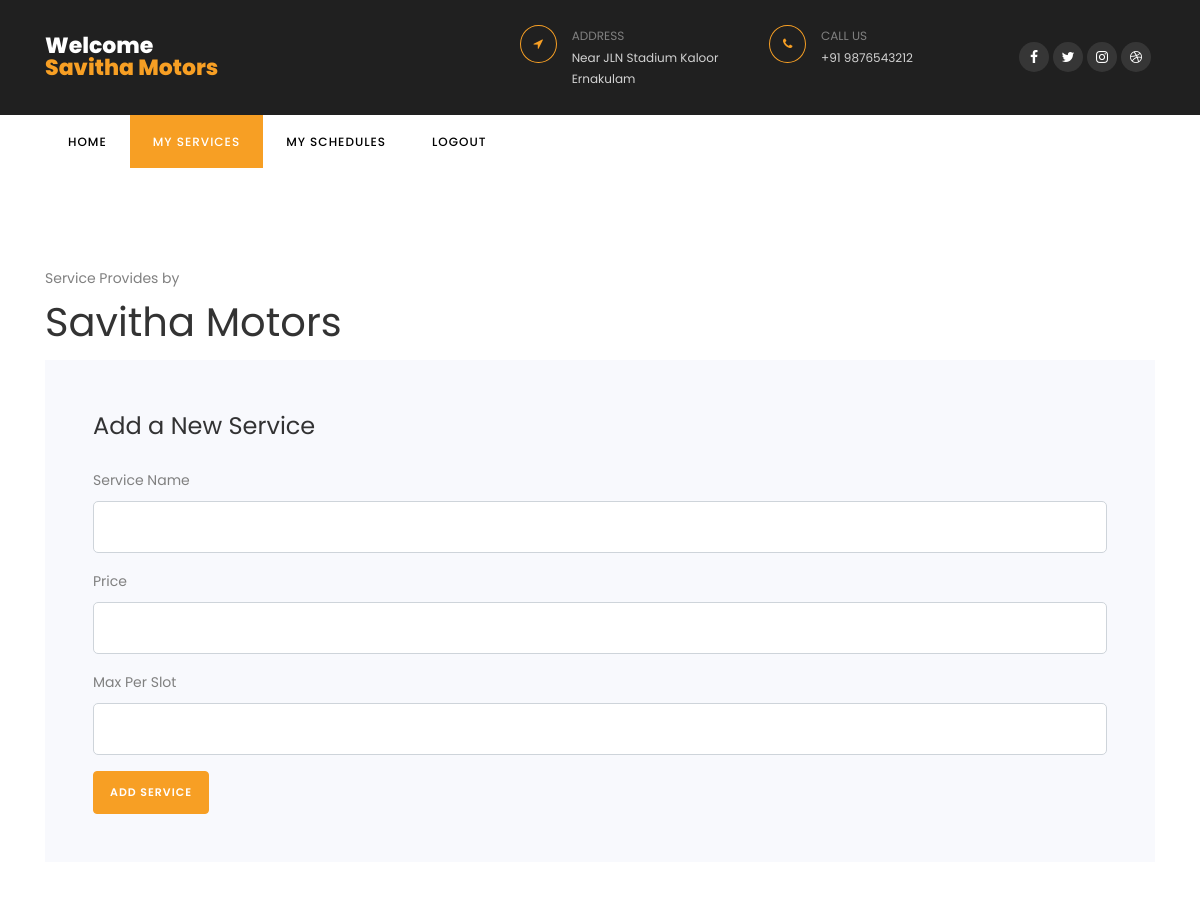
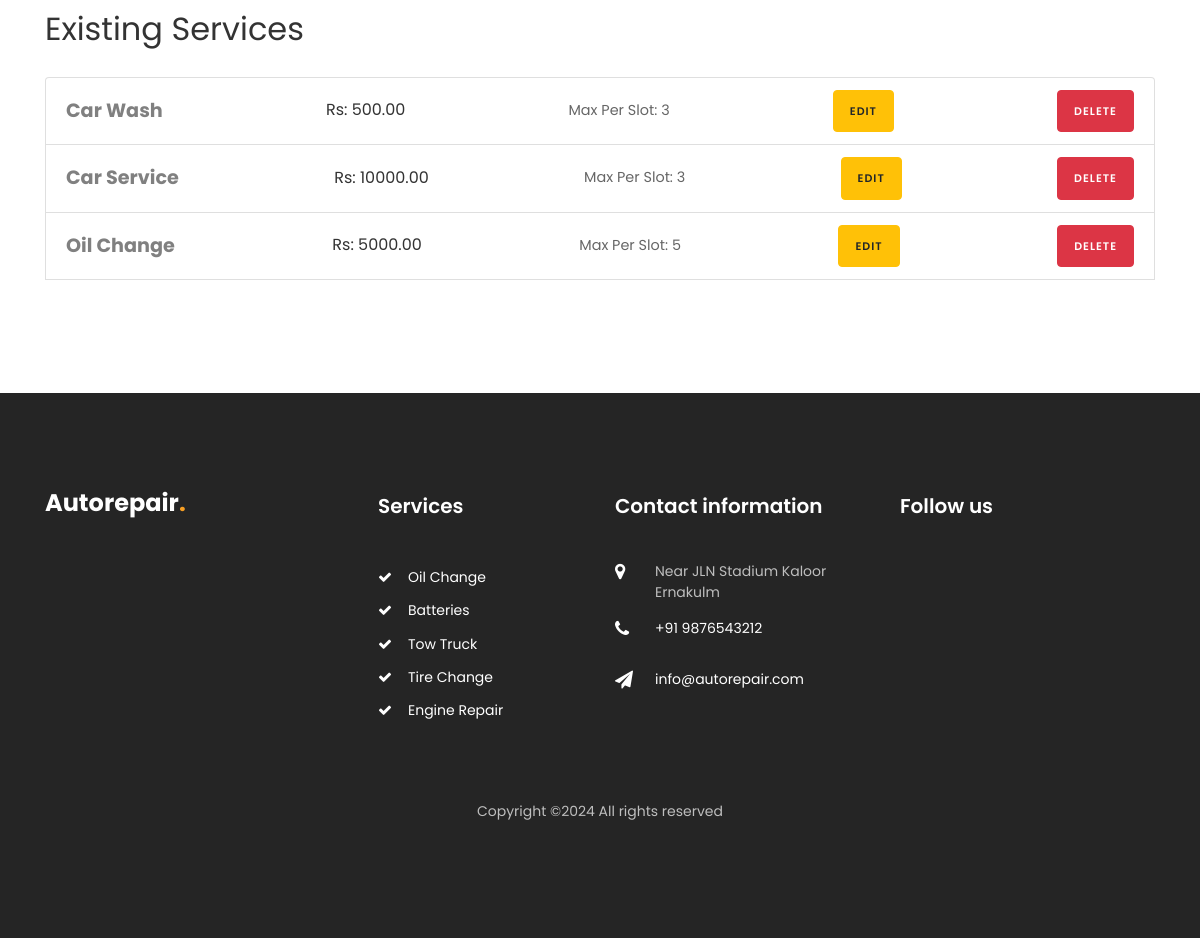
The page /garage_services/ (signed in) on the database its author committed (2 pictures, top to bottom).
### car/models.py (models this page shows, shortened)
class User(AbstractBaseUser, PermissionsMixin):
    username = models.CharField(max_length=150, unique=True)
    email = models.EmailField(unique=True)
    phone = models.CharField(max_length=12)
    role = models.CharField(max_length=50, blank=True, null=True)
    is_staff = models.BooleanField(default=False)
    is_active = models.BooleanField(default=True)
    groups = models.ManyToManyField(Group, related_name='custom_user_groups')
    user_permissions = models.ManyToManyField(Permission, related_name='custom_user_permissions')
    objects = CustomUserManager()
    USERNAME_FIELD = 'email'
    REQUIRED_FIELDS = ['username']

class GarageService(models.Model):
    garage = models.ForeignKey(Garage, on_delete=models.CASCADE, related_name='services')
    service_name = models.CharField(max_length=255)
    price = models.DecimalField(max_digits=10, decimal_places=2)
    max_per_slot = models.PositiveIntegerField()

### car/views.py (the view, shortened to what this page needs)
# urls.py: path('garage_services/', views.garage_services, name='garage_services'),
@login_required
def garage_services(request):
    garage = get_object_or_404(Garage, user=request.user)
    services = GarageService.objects.filter(garage=garage)
    return render(request, 'garage_services.html', {
        'services': services,
        'garage': garage,  # Ensure this is passed to the template
    })

### templates/garage_services.html (shortened to what this page needs)
{% load static %}
<!DOCTYPE html>
<html lang="en">
  <head>
    <link rel="stylesheet" href="https://stackpath.bootstrapcdn.com/font-awesome/4.7.0/css/font-awesome.min.css">
    <link rel="stylesheet" href="{% static 'css/animate.css' %}">
    <link rel="stylesheet" href="{% static 'css/owl.carousel.min.css' %}">
    <link rel="stylesheet" href="{% static 'css/owl.theme.default.min.css' %}">
    <link rel="stylesheet" href="{% static 'css/magnific-popup.css' %}">
    <link rel="stylesheet" href="{% static 'css/bootstrap-datepicker.css' %}">
    <link rel="stylesheet" href="{% static 'css/jquery.timepicker.css' %}">
    <link rel="stylesheet" href="{% static 'css/flaticon.css' %}">
    <link rel="stylesheet" href="{% static 'css/style.css' %}">
  </head>
  <body>
		<div class="wrap">
	    <div class="container">
				<div class="row justify-content-between">
					<div class="col-md-3 d-flex align-items-center">
						<a class="navbar-brand" href="/">Welcome<br><span>{{ user.username }}</span></a>
					</div>
					<div class="col-md-7">
						<div class="row">
							<div class="col">
								<div class="top-wrap d-flex">
									<div class="icon d-flex align-items-center justify-content-center"><span class="fa fa-location-arrow"></span></div>
									<div class="text"><span>Address</span><span>Near JLN Stadium Kaloor Ernakulam</span></div>
								</div>
							</div>
							<div class="col">
								<div class="top-wrap d-flex">
									<div class="icon d-flex align-items-center justify-content-center"><span class="fa fa-phone"></span></div>
									<div class="text"><span>Call us</span><span>+91 9876543212</span></div>
								</div>
							</div>
							<div class="col-md-3 d-flex justify-content-end align-items-center">
								<div class="social-media">
					    		<p class="mb-0 d-flex">
					    			<a href="#" class="d-flex align-items-center justify-content-center"><span class="fa fa-facebook"><i class="sr-only">Facebook</i></span></a>
					    			<a href="#" class="d-flex align-items-center justify-content-center"><span class="fa fa-twitter"><i class="sr-only">Twitter</i></span></a>
					    			<a href="#" class="d-flex align-items-center justify-content-center"><span class="fa fa-instagram"><i class="sr-only">Instagram</i></span></a>
					    			<a href="#" class="d-flex align-items-center justify-content-center"><span class="fa fa-dribbble"><i class="sr-only">Dribbble</i></span></a>
					    		</p>
				        </div>
							</div>
						</div>
					</div>
				</div>
			</div>
		</div>
		<nav class="navbar navbar-expand-lg navbar-dark ftco_navbar bg-dark ftco-navbar-light" id="ftco-navbar">
	    <div class="container">
	      <div class="collapse navbar-collapse" id="ftco-nav">
	        <ul class="navbar-nav mr-auto">
	        	<li class="nav-item"><a href="{% url 'garage_index' %}" class="nav-link">Home</a></li>
	        	<li class="nav-item active"><a href="{% url 'garage_services' %}" class="nav-link">My Services</a></li>
                <li class="nav-item"><a href="{% url 'my_schedules' %}" class="nav-link">My Schedules</a></li>
                <li class="nav-item"><a href="/" class="nav-link">Logout</a></li>
	        </ul>
	      </div>
	    </div>
	  </nav>
    <section class="ftco-section">
      <div class="container">
          <span>Service Provides by</span><h1>{{ user.username }}</h1>
          <form method="post" action="{% url 'add_service' %}" class="bg-light p-5">
              <h4 class="mb-4">Add a New Service</h4>
              <div class="form-group">
                  <label for="service_name">Service Name</label>
                  <input type="text" id="service_name" name="service_name" class="form-control" required>
              </div>
              <div class="form-group">
                  <label for="price">Price</label>
                  <input type="number" id="price" name="price" class="form-control" step="0.01" required>
              </div>
              <div class="form-group">
                  <label for="max_per_slot">Max Per Slot</label>
                  <input type="number" id="max_per_slot" name="max_per_slot" class="form-control" required>
              </div>
              <button type="submit" class="btn btn-primary">Add Service</button>
          </form>
          <h2 class="mb-4 mt-5">Existing Services</h2>
          <ul class="list-unstyled">
              {% for service in services %}
              <li class="list-group-item">
                  <div class="service-info">
                      <strong>{{ service.service_name }}</strong>
                      <span class="price">Rs: {{ service.price }}</span>
                      <span class="max-per-slot">Max Per Slot: {{ service.max_per_slot }}</span>
                      <a href="#" class="btn btn-warning btn-sm" data-toggle="modal" data-target="#editModal{{ service.id }}">Edit</a>
                      <form method="post" action="{% url 'delete_service' service.id %}" style="display:inline;">
                          <button type="submit" class="btn btn-danger btn-sm">Delete</button>
                      </form>
                  </div>
              </li>
              {% empty %}
              <li>No services available.</li>
              {% endfor %}
          </ul>
      </div>
  </section>
    <footer class="footer ftco-section">
      <div class="container">
        <div class="row mb-5">
          <div class="col-md-6 col-lg">
            <div class="ftco-footer-widget mb-4">
              <h2 class="logo"><a href="/">Autorepair<span>.</span></a></h2>
            </div>
          </div>
          <div class="col-md-6 col-lg">
            <div class="ftco-footer-widget mb-4 ml-md-5">
              <h2 class="ftco-heading-2">Services</h2>
              <ul class="list-unstyled">
                <li><a href="#" class="py-1 d-block"><span class="fa fa-check mr-3"></span>Oil Change</a></li>
                <li><a href="#" class="py-1 d-block"><span class="fa fa-check mr-3"></span>Batteries</a></li>
                <li><a href="#" class="py-1 d-block"><span class="fa fa-check mr-3"></span>Tow Truck</a></li>
                <li><a href="#" class="py-1 d-block"><span class="fa fa-check mr-3"></span>Tire Change</a></li>
                <li><a href="#" class="py-1 d-block"><span class="fa fa-check mr-3"></span>Engine Repair</a></li>
              </ul>
            </div>
          </div>
          <div class="col-md-6 col-lg">
            <div class="ftco-footer-widget mb-4">
            	<h2 class="ftco-heading-2">Contact information</h2>
            	<div class="block-23 mb-3">
	              <ul>
	                <li><span class="icon fa fa-map-marker"></span><span class="text">Near JLN Stadium Kaloor Ernakulm</span></li>
	                <li><a href="#"><span class="icon fa fa-phone"></span><span class="text">+91 9876543212</span></a></li>
	                <li><a href="#"><span class="icon fa fa-paper-plane"></span><span class="text">info@autorepair.com</span></a></li>
	              </ul>
	            </div>
            </div>
          </div>
          <div class="col-md-6 col-lg">
             <div class="ftco-footer-widget mb-4">
              <h2 class="ftco-heading-2">Follow us</h2>
              <div class="opening-hours">
				<p class="mb-0 d-flex">
					<ul class="ftco-footer-social list-unstyled float-md-left float-lft mt-4">
					</ul>
				</p>
              </div>
            </div>
          </div>
        </div>
        <div class="row">
          <div class="col-md-12 text-center">
            <p>
  Copyright &copy;<script>document.write(new Date().getFullYear());</script> All rights reserved
  </p>
          </div>
        </div>
      </div>
    </footer>
  </body>
</html>

### templates/garage_services.html (style rules this page uses)
.service-info { display: flex; justify-content: space-between; align-items: center; }
.service-info strong { font-size: 1.2rem; }
.service-info .price { font-size: 1rem; color: #333; }
.service-info .max-per-slot { font-size: 0.9rem; color: #666; }

### rows shown on the page
User: username "Savitha Motors"
GarageService: service_name "Car Wash", price "500.00", max_per_slot "3"
GarageService: service_name "Car Service", price "10000.00", max_per_slot "3"
GarageService: service_name "Oil Change", price "5000.00", max_per_slot "5"
